Frame 1 (no input): blank canvas, image omitted
Frame 60 (no input): blank canvas, image omitted
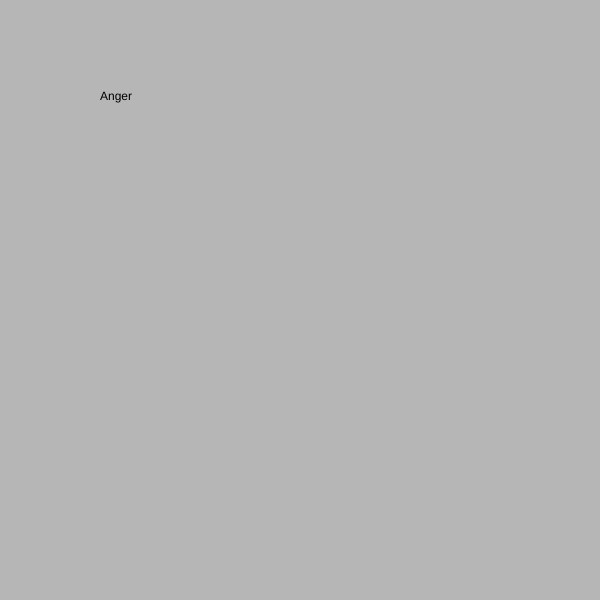
Frame 120 (the mouse pressed at the canvas centre since frame 60)

The p5.js sketch whose frames 1 and 60 were blank and that drew this single picture after the mouse press (run headless with seeded random() and noise() and a simulated clock; from frame 60 on, the mouse is pressed at the canvas centre):

// p5.js sketch
// ── sketch.js
let feelings = [{
    name: "Sarrow", 
    color: "blue"
}, {
    name:"Anger", 
    color: "red"
}, {
    name:"Annoyance", color: "purple"
}, {
    name:"Happiness", color: "yellow"
}, {
    name: "Disgust", color:"green"
}, {
    name:"Neutral", color:"grey"
}];

function setup(){
    createCanvas (600, 600);
    background(200);
}

function draw(){
    
   
}

function mousePressed(){
    background(random(255));
randomIndex = int(random(feelings.length));

   console.log(feelings[randomIndex].name);
   text(feelings[randomIndex].name, 100,100);

   feelings.splice(randomIndex, 1);
   console.log(feelings);
}
